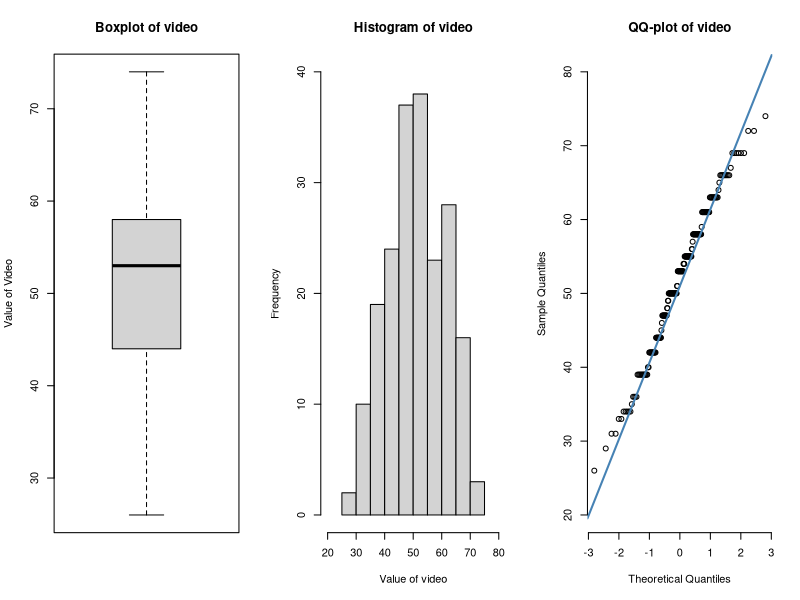

The R source for this figure:
## ---- chunk 1
Ice_cream.1 <- read.csv("./data/Ice_cream-1.csv")
mean_video <- mean(Ice_cream.1$video)
## ---- chunk 2
# Create a histogram
par(mfrow=c(1,3))
boxplot(Ice_cream.1$video, ylab="Value of Video", main="Boxplot of video")
hist(
  Ice_cream.1$video,
  xlim = c(20, 80),
  xlab="Value of video",
  ylim = c(0, 40),
  main="Histogram of video"
)
qqnorm(Ice_cream.1$video, pch = 1, frame = FALSE, ylim = c(20, 80), main="QQ-plot of video")
qqline(Ice_cream.1$video, col = "steelblue", lwd = 2)
## ---- chunk 3
Ice_cream.1 <- read.csv("./data/Ice_cream-1.csv")
mean_video <- mean(Ice_cream.1$video)
sd_video <- sd(Ice_cream.1$video)
cl <- 0.97
z_score <- qnorm((1 + cl) / 2)
margin_of_error <- z_score * (sd_video / sqrt(length(Ice_cream.1$video)))

lower_bound <- mean_video - margin_of_error
upper_bound <- mean_video + margin_of_error
